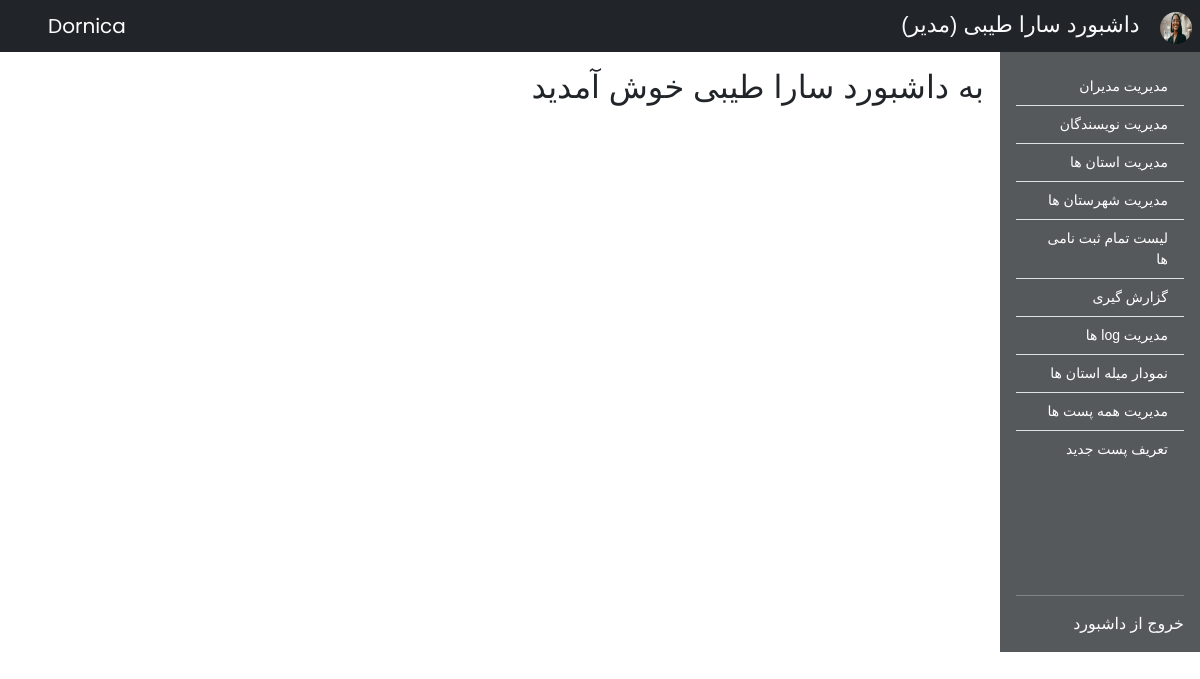
Screenshot of /admin-welcome.php (signed in) with the database file from the repository.
### tables this page shows
CREATE TABLE `members` (
  `id` int(11) NOT NULL,
  `first_name` varchar(255) NOT NULL,
  `last_name` varchar(255) NOT NULL,
  `nation_code` varchar(255) NOT NULL,
  `phone_number` varchar(255) NOT NULL,
  `birth_date` date DEFAULT NULL,
  `gender` varchar(255) NOT NULL,
  `military` varchar(255) DEFAULT NULL,
  `email` varchar(255) NOT NULL,
  `image` varchar(255) DEFAULT NULL,
  `username` varchar(255) NOT NULL,
  `password` varchar(255) NOT NULL,
  `province` varchar(255) DEFAULT NULL,
  `city` varchar(255) DEFAULT NULL,
  `membership_date` date NOT NULL,
  `vkey` varchar(255) NOT NULL,
  `verified` tinyint(255) NOT NULL DEFAULT 0,
  `member_type_id` tinyint(4) NOT NULL DEFAULT 3
);

### database/Member.php (called while the page is built, shortened)
<?php
class Member
{
    protected $host = "localhost";
    protected $user = "root";
    protected $password = "";
    protected $db_name = "dornica";
    public $connection = null;
    public function __construct()
    {
        $this->connection = mysqli_connect($this->host, $this->user, $this->password, $this->db_name);
    }
    public function getMemberById($id)
    {
        $query = "SELECT  * FROM `members` WHERE `id` = '$id'";
        $result = $this->connection->query($query);
        $result = mysqli_fetch_array($result, MYSQLI_ASSOC);
        return $result;
    }
}

### functions/registration-functions.php (called while the page is built, shortened)
<?php
require("database/Member.php");
require("database/Permission.php");
$member = new Member();
$permission = new Permission();

### database/Permission.php (called while the page is built, shortened)
<?php
class Permission
{
    protected $host = "localhost";
    protected $user = "root";
    protected $password = "";
    protected $db_name = "dornica";
    public $connection = null;
    public function __construct()
    {
        $this->connection = mysqli_connect($this->host, $this->user, $this->password, $this->db_name);
    }
    public function getPermissionTypeById($id)
    {
        $query = "SELECT * FROM `permissions` WHERE `id`='$id'";
        $result = $this->connection->query($query);
        $result = mysqli_fetch_array($result, MYSQLI_ASSOC);
        return $result['type'];
    }
}

### admin_templates/_admin-welcome-page.php (the view)
<section class="col-10">
    <div class="container p-3">
        <h2 class="mb-3">به داشبورد <?php echo $current_member['first_name'] . " " . $current_member['last_name']; ?>
            خوش آمدید</h2>
    </div>
</section>

### admin_templates/_admin-navbar.php (shortened to what this page needs)
<?php
if (isset($_SESSION['user_id'])) {
    $current_member = $member->getMemberById($_SESSION['user_id']);
}
?>
<section class="w-100">
    <nav class="navbar navbar-expand-lg navbar-dark bg-dark text-light" style="justify-content: space-between;">
        <div>
            <img src="<?php echo $current_member['image']; ?>"
                 alt="" width="32" height="32" class="rounded-circle me-2">
            <a class="navbar-brand text-light font-lalezar font-size-22"
               href="admin-welcome.php">داشبورد <?php
                echo $current_member['first_name'] . " ".$current_member['last_name'] . " ";
                if ($permission->getPermissionTypeById($current_member['member_type_id']) == 'manager') {
                    echo "(مدیر)";
                } else {
                    echo "(نویسنده)";
                } ?> </a>
        </div>
        <div class="my-2 mx-5 my-lg-0">
            <a href="index.php" class="navbar-brand my-2 my-sm-0 font-poppins">
                Dornica
            </a>
        </div>
    </nav>
</section>

### css/style.css (style rules this page uses)
.font-poppins { font-family: 'Poppins', sans-serif; }
.font-vazir { font-family: 'vazir', sans-serif; }
.font-lalezar { font-family: 'Lalezar', sans-serif; }
.font-size-22 { font-size: 22px; }
a { text-decoration: none; }

### rows the page displays
members: image (picture), first_name "سارا", last_name "طیبی"
